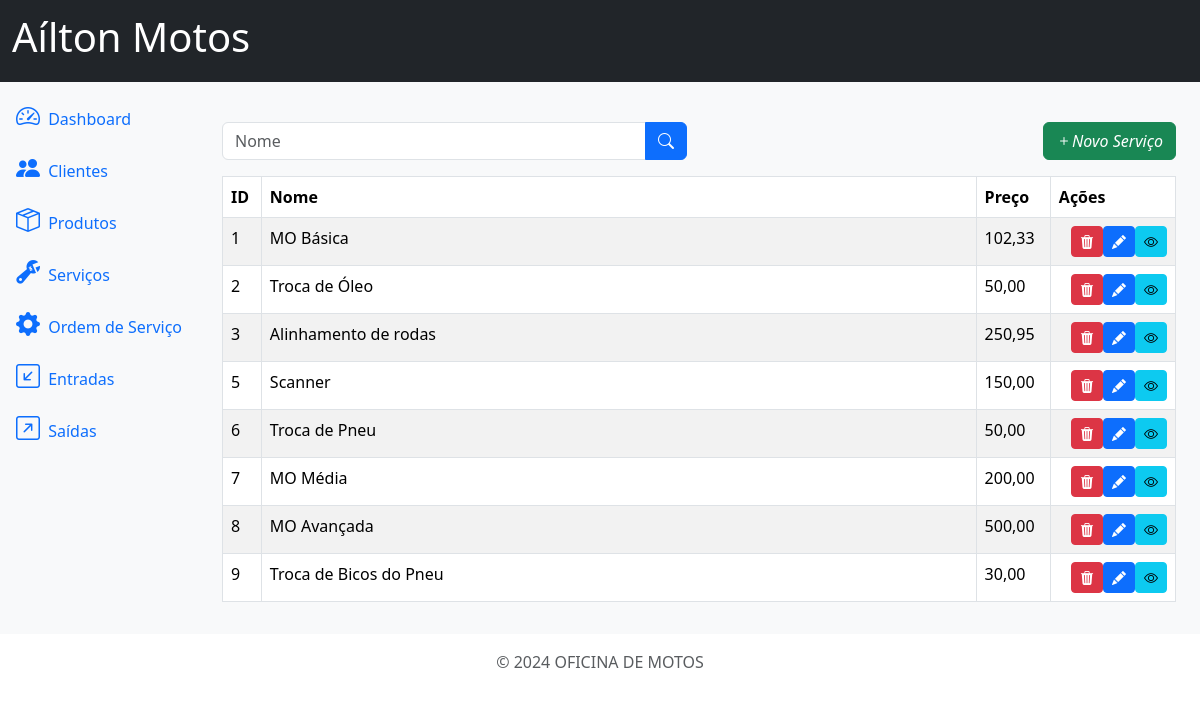
Page /services/ on the committed database.
### services/models.py (models this page shows, shortened)
class Service(models.Model):
    id = models.AutoField(primary_key=True)
    name = models.CharField(max_length=500, verbose_name='Nome')
    price = models.DecimalField(max_digits=20, decimal_places=2, verbose_name='Preço')
    estimated_time = models.IntegerField(default=0, blank=True, null=True, verbose_name='Tempo Estimado (horas)')
    comments = models.TextField(blank=True, null=True, verbose_name='Descrição')
    class Meta:
        verbose_name = ('Serviço')
        verbose_name_plural = ('Serviços')

### services/views.py (the view)
# urls.py: path('services/', ServiceListView.as_view(), name='services'),
class ServiceListView(ListView):
    model = Service
    template_name = 'services.html'
    context_object_name = 'services'
    paginate_by = 10
    def get_queryset(self):
        queryset = super().get_queryset()
        name = self.request.GET.get('name')
        if name:
            queryset = queryset.filter(name__icontains=name)
        return queryset

### services/templates/services.html (shortened to what this page needs)
{% extends 'base.html' %}
{% block content %}
<div class="row mb-3">
    <div class="col-md-6">
        <form method="get" action="{% url 'services' %}">
            <div class="input-group">
                <input type="text" class="form-control" name="name" placeholder="Nome" value="{{ request.GET.name }}">
                <button type="submit" class="btn btn-primary">
                    <i class="bi bi-search"></i>
                </button>
            </div>
        </form>
    </div>
    <div class="col-md-6">
        <a href="{% url 'services_create' %}" class="btn btn-success float-end">
            <i class="bi bi-plus">Novo Serviço</i>
        </a>
    </div>
</div>
<div class="table-responsive">
    <table class="table table-striped table-bordered">
        <thead class="thead-dark">
            <tr>
                <th>ID</th>
                <th class="w-75">Nome</th>
                <th>Preço</th>
                <th>Ações</th>
            </tr>
        </thead>
        <tbody>
            {% for service in services %}
            <tr>
                <td>{{ service.id }}</td>
                <td>{{ service.name }}</td>
                <td>{{ service.price }}</td>
                <td>
                    <a href="{% url 'services_detail' service.id %}" class="btn btn-info btn-sm float-end">
                        <i class="bi bi-eye"></i>
                    </a>
                    <a href="{% url 'services_update' service.id %}" class="btn btn-primary btn-sm float-end">
                        <i class="bi bi-pencil-fill"></i>
                    </a>
                    <a href="{% url 'services_delete' service.id %}" class="btn btn-danger btn-sm float-end" >
                        <i class="bi bi-trash3-fill"></i>
                    </a>
                </td>
            </tr>
            {% endfor %}
        </tbody>
    </table>
</div>
{% endblock %}

### rows in the picture
Service: id "1", name "MO Básica", price "102,33"
Service: id "2", name "Troca de Óleo", price "50,00"
Service: id "3", name "Alinhamento de rodas", price "250,95"
Service: id "5", name "Scanner", price "150,00"
Service: id "6", name "Troca de Pneu", price "50,00"
Service: id "7", name "MO Média", price "200,00"
Service: id "8", name "MO Avançada", price "500,00"
Service: id "9", name "Troca de Bicos do Pneu", price "30,00"
